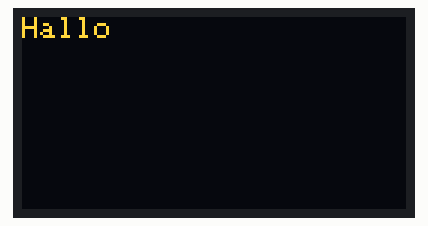
Recording of a program running on a simulated Arduino Nano, built with avr-gcc and run on an emulated ATmega328P. On the bench: 128×64 one-colour display. The OLED is the two-colour kind (top 16 rows yellow); random numbers use the default seed unless the program sets one.

Above: at 0.8 s.
At 2.1 s:
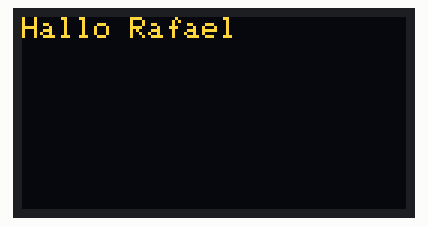
At 3.7 s:
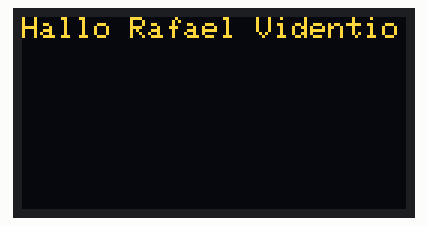
At 4.9 s:
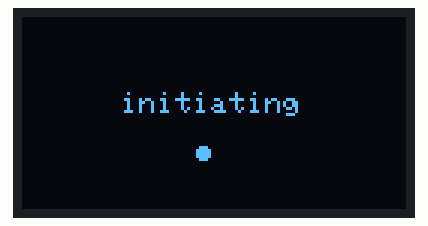
At 8.7 s:
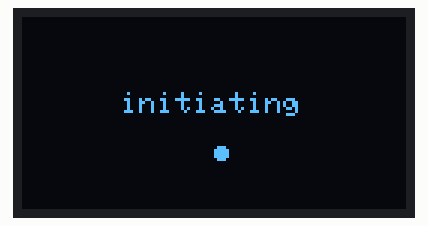
At 9.12 s:
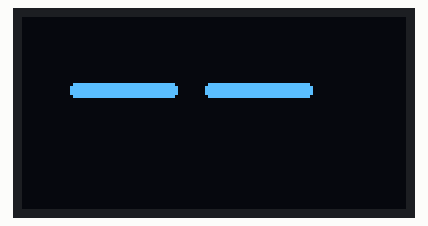

Measured:
- what the display in image 2 shows lasts 1.2 s, from 3.6 s to 4.8 s

The program:

main.cpp
```cpp
#include <Arduino.h>
#include <Adafruit_SSD1306.h>

#define SCREEN_WIDTH 128
#define SCREEN_HEIGHT 64
#define OLED_RESET     -1
Adafruit_SSD1306 display(SCREEN_WIDTH, SCREEN_HEIGHT, &Wire, OLED_RESET);


#include <RoboEyes.h>
roboEyes roboEyes;

void animateText(const char *text) {
  display.clearDisplay();
  display.setTextSize(1);
  display.setTextColor(SSD1306_WHITE);
  display.setCursor(10, 25);

  String tempText = ""; // Variabel untuk menyimpan teks sementara
  for (int i = 0; text[i] != '\0'; i++) {
      tempText += text[i];  // Tambahkan huruf ke string
      display.clearDisplay(); // Bersihkan layar sebelum menggambar ulang
      display.setCursor(0, 0);
      display.print(tempText); // Cetak teks yang sudah terbentuk
      display.display();
      delay(150);  // Waktu jeda antar huruf
  }
  delay(1000); // Tunggu sebentar sebelum lanjut ke loading
}

void animateLoading(const char *text) {
  display.clearDisplay();
  display.setTextSize(1);
  display.setTextColor(SSD1306_WHITE);
  display.setCursor(33, 25);
  display.print(text);
  display.display();


    for (int i = 0; i < 20; i++) {
        display.fillCircle(60 + (i % 3) * 6, 45, 2, SSD1306_WHITE);
        display.display();
        delay(150);
        display.fillCircle(60 + (i % 3) * 6, 45, 2, SSD1306_BLACK);
        display.display();
    }
}


void setup() {
  Serial.begin(9600);
  if(!display.begin(SSD1306_SWITCHCAPVCC, 0x3C)) { // Address 0x3C or 0x3D
    Serial.println(F("SSD1306 allocation failed"));
    for(;;); // Don't proceed, loop forever
  }

  display.clearDisplay();
  // display.setTextSize(1);
  // display.setTextColor(SSD1306_WHITE);
  // display.setCursor(0, 0);
  // display.println(F("Hello, OLED!"));

  // display.display();
  animateText("Hallo Rafael Videntio");
  animateLoading("initiating");

  roboEyes.begin(SCREEN_WIDTH, SCREEN_HEIGHT, 100);
  roboEyes.setAutoblinker(ON, 3, 2); // Start auto blinker animation cycle -> bool active, int interval, int variation -> turn on/off, set interval between each blink in full seconds, set range for random interval variation in full seconds
  roboEyes.setIdleMode(ON, 2, 2); // Start idle animation cycle (eyes looking in random directions) -> turn on/off, set interval between each eye repositioning in full seconds, set range for random time interval variation in full seconds

}


void loop() {
  roboEyes.update();
}
```

Source omitted: RoboEyes.h (22195 bytes)
